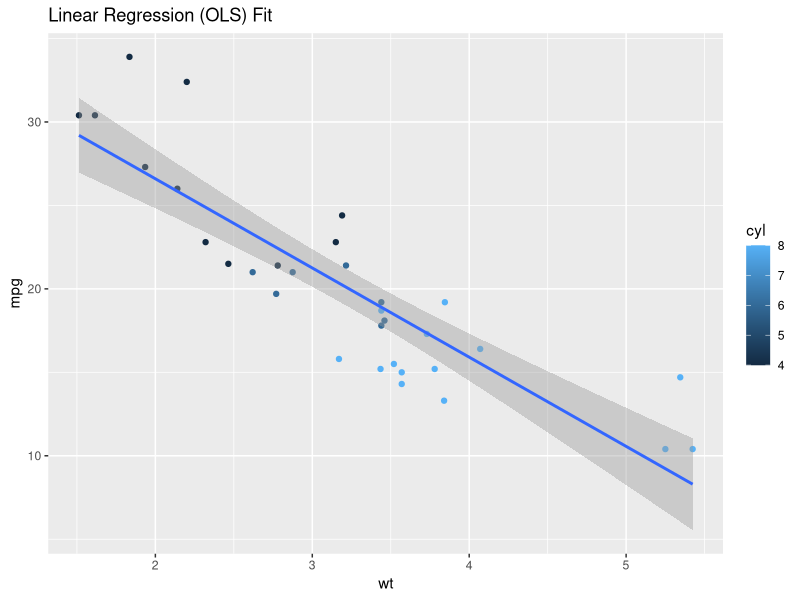
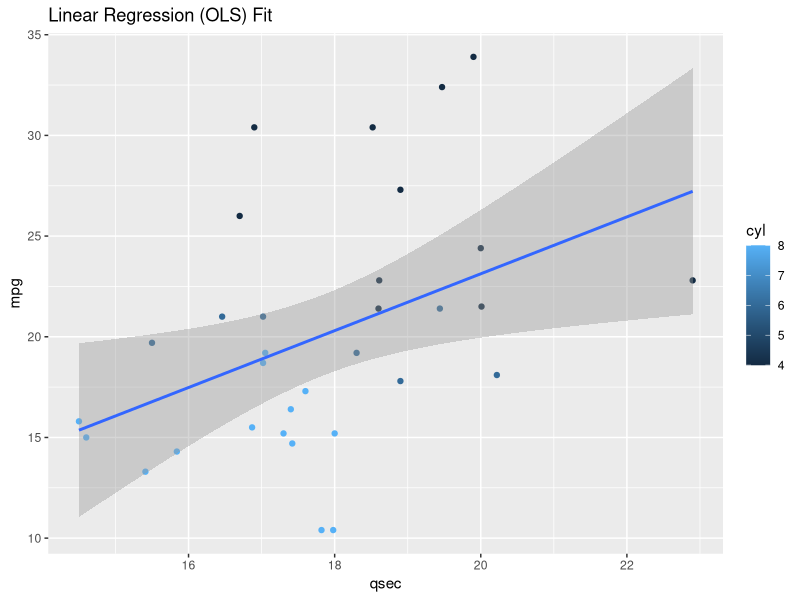

Generate these figures, in order, with R:
## ---- chunk 1
summary(mtcars$mpg)
## ---- chunk 2
library(ggplot2)
p <- qplot(wt, mpg, data=mtcars, geom=c("point", "smooth"), 
    method="lm", formula=y~x, color=cyl, 
    main="Linear Regression (OLS) Fit", 
    xlab="wt", ylab="mpg")
p
## ---- chunk 3
library(ggplot2)
p <- qplot(qsec, mpg, data=mtcars, geom=c("point", "smooth"), 
    method="lm", formula=y~x, color=cyl, 
    main="Linear Regression (OLS) Fit", 
    xlab="qsec", ylab="mpg")
p
